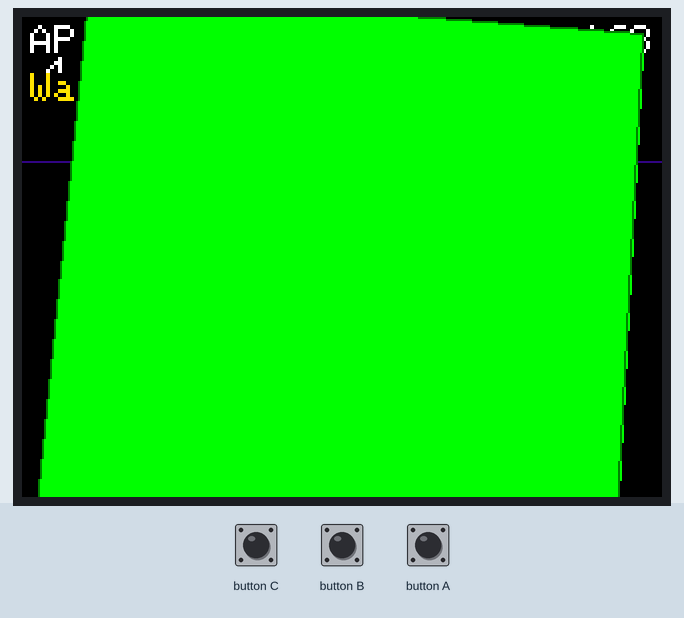
This program was run on a simulated ESP32. Parts: 320×240 colour display. Inputs (shaded band) come from the test bench. What the program prints to the serial monitor is not drawn.

Above: at 1.6 s.
1.7 s: button C pressed for 0.25 s
4.9 s: button B pressed for 0.25 s
At 7.36 s:
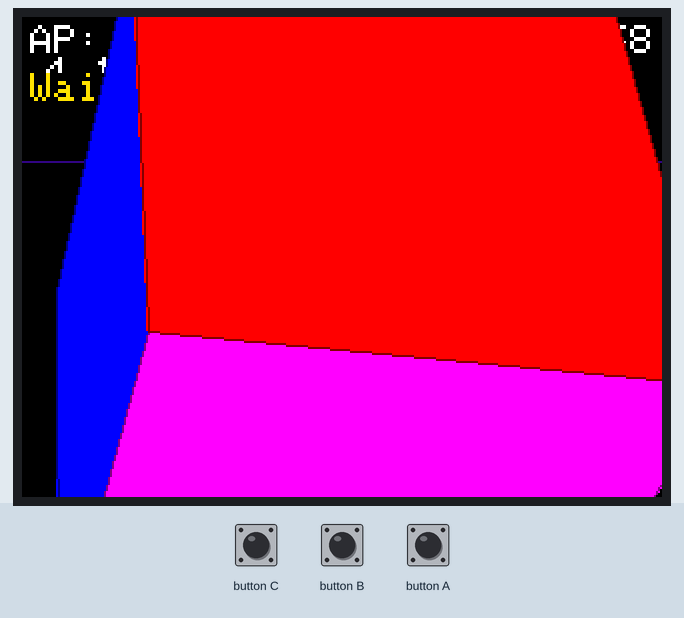
8.1 s: button A pressed for 0.25 s
At 10.59 s:
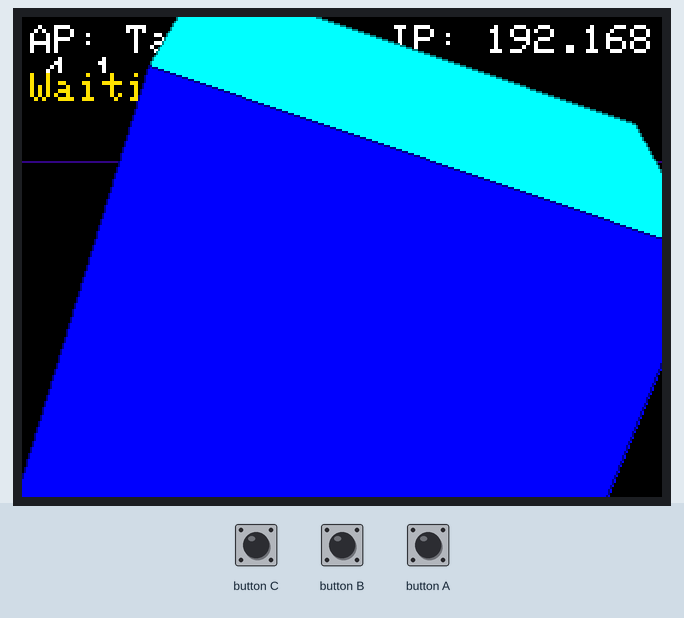
14.3 s: button C pressed for 1 s
18.3 s: button B pressed for 1 s
At 25.35 s:
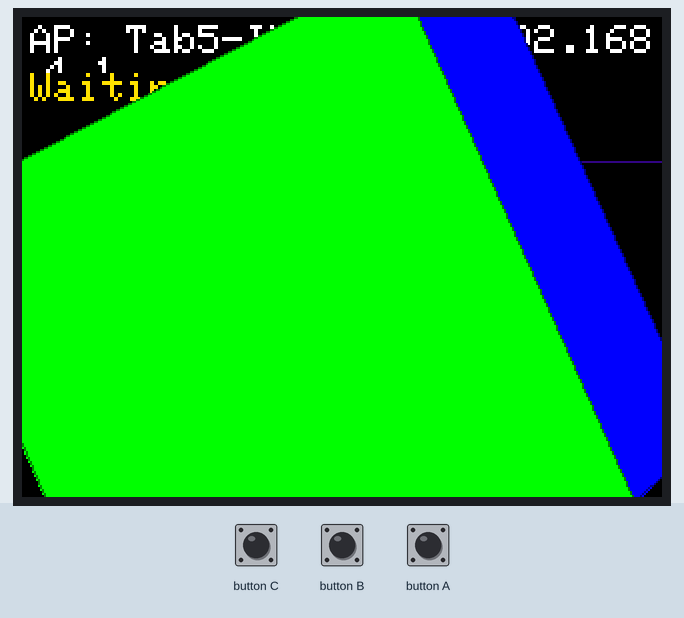

The program:

main.cpp
```cpp
#include <M5Unified.h>
#include <WiFi.h>
#include <WiFiUDP.h>
#include <cmath>
#include <algorithm>
#include "packet.h"

namespace {

// ── WiFi / UDP ────────────────────────────────────────────────────────────
constexpr int kSdioClk=12, kSdioCmd=13;
constexpr int kSdioD0=11, kSdioD1=10, kSdioD2=9, kSdioD3=8, kSdioRst=15;
constexpr const char* kApSsid = "Tab5-IMU";
constexpr const char* kApPass = "12345678";

WiFiUDP   g_udp;
ImuPacket g_latest{};
bool      g_has_data   = false;
IPAddress g_sender_ip;
uint32_t  g_rx_count   = 0;
uint32_t  g_last_rx_ms = 0;

// ── Canvas (double buffer for flicker-free rendering) ─────────────────────
M5Canvas g_canvas(&M5.Display);

// ── 3D cube geometry ─────────────────────────────────────────────────────
struct Vec3 { float x, y, z; };
struct Pt   { int   x, y;    };
struct Mat3 { float m[3][3]; };

// 重力方向(モデル座標系)。これを画面下(0,+1,0)へ向ける回転で姿勢を表現する。
// AtomS3 IMU軸: X=右 / Y=上 / Z=画面手前、平置きで az≈+1g
//   → 画面はY軸下向きなので device(x,y,z) → model(x,-y,-z) で対応付ける。
Vec3     g_grav = {0, 1, 0};  // filtered gravity in model frame
uint32_t g_last_angle_ms = 0;

// 8 vertices of a unit cube
constexpr Vec3 kVerts[8] = {
    {-1,-1,-1}, {1,-1,-1}, {1,1,-1}, {-1,1,-1},  // back face  0-3
    {-1,-1, 1}, {1,-1, 1}, {1,1, 1}, {-1,1, 1},  // front face 4-7
};

struct FaceDef { int v[4]; uint32_t color; };

// Vertex indices in CCW winding order (viewed from outside)
// 顔色: 红 绿 黄 蓝 青 品
// ※ 色は必ず RGB888 (0xRRGGBB) で指定する。M5GFX(LovyanGFX)の TFT_* マクロは
//    RGB565値だが int 型で、描画関数が uint32_t を RGB888 解釈するため
//    緑→青・赤→緑のように化ける。888で書けば正しく出る。
constexpr FaceDef kFaces[6] = {
    {{4,5,6,7}, 0xFF0000},  // +Z  front   红
    {{1,0,3,2}, 0x00FF00},  // -Z  back    绿
    {{1,2,6,5}, 0xFFFF00},  // +X  right   黄
    {{0,4,7,3}, 0x0000FF},  // -X  left    蓝
    {{3,7,6,2}, 0x00FFFF},  // +Y  top     青(cyan)
    {{0,1,5,4}, 0xFF00FF},  // -Y  bottom  品(magenta)
};

// Slightly darkened versions for edge outlines
constexpr uint32_t kEdgeColors[6] = {
    0x800000, 0x008000, 0x808000, 0x000080, 0x008080, 0x800080,
};

// ── 3D math ──────────────────────────────────────────────────────────────
Vec3 mul(const Mat3& R, const Vec3& p) {
    return { R.m[0][0]*p.x + R.m[0][1]*p.y + R.m[0][2]*p.z,
             R.m[1][0]*p.x + R.m[1][1]*p.y + R.m[1][2]*p.z,
             R.m[2][0]*p.x + R.m[2][1]*p.y + R.m[2][2]*p.z };
}

// 単位ベクトル a を b へ最短回転で重ねる行列 (Rodrigues)。
// これで「重力方向(a)を画面下(b)へ向ける」回転が一意に決まる(ヨーは出ない)。
Mat3 rotAtoB(const Vec3& a, const Vec3& b) {
    const Vec3 v = { a.y*b.z - a.z*b.y,
                     a.z*b.x - a.x*b.z,
                     a.x*b.y - a.y*b.x };           // a × b
    const float c = a.x*b.x + a.y*b.y + a.z*b.z;    // a · b

    if (c > 0.999999f) {                            // ほぼ同方向 → 恒等
        return {{ {1,0,0},{0,1,0},{0,0,1} }};
    }
    if (c < -0.999999f) {                           // ほぼ逆方向 → 180°回転
        return {{ {-1,0,0},{0,-1,0},{0,0,1} }};
    }
    const float k = 1.0f / (1.0f + c);
    return {{
        { 1 + k*(-(v.z*v.z + v.y*v.y)),     -v.z + k*(v.x*v.y),        v.y + k*(v.x*v.z) },
        {  v.z + k*(v.x*v.y),            1 + k*(-(v.z*v.z + v.x*v.x)), -v.x + k*(v.y*v.z) },
        { -v.y + k*(v.x*v.z),               v.x + k*(v.y*v.z),     1 + k*(-(v.y*v.y + v.x*v.x)) },
    }};
}

// Perspective projection
// fov: field-of-view scale, cd: camera distance (z offset)
Pt project(const Vec3& v, int cx, int cy, float fov, float cd) {
    float d = v.z + cd;
    float s = fov / d;
    return {cx + (int)(v.x * s), cy + (int)(v.y * s)};
}

// ── WiFi init ─────────────────────────────────────────────────────────────
void initWifi() {
    WiFi.setPins(kSdioClk, kSdioCmd, kSdioD0, kSdioD1, kSdioD2, kSdioD3, kSdioRst);
    WiFi.mode(WIFI_AP);
    WiFi.softAP(kApSsid, kApPass);
    g_udp.begin(kUdpPort);
    Serial.printf("SoftAP: %s  IP: %s  UDP:%u\n",
                  kApSsid, WiFi.softAPIP().toString().c_str(), kUdpPort);
}

// ── UDP poll ──────────────────────────────────────────────────────────────
void pollUdp() {
    int sz = g_udp.parsePacket();
    if (sz != (int)sizeof(ImuPacket)) return;

    ImuPacket p;
    g_udp.read(reinterpret_cast<uint8_t*>(&p), sizeof(p));
    if (p.magic != kPacketMagic) return;

    g_latest     = p;
    g_sender_ip  = g_udp.remoteIP();
    g_rx_count++;
    g_last_rx_ms = millis();
    g_has_data   = true;
}

// ── Gravity update from accelerometer ─────────────────────────────────────
// accel の重力ベクトルをモデル座標系へ写し、低域通過フィルタで平滑化する。
// device(x,y,z) → model(x,-y,-z) : 画面Y軸が下向きなので Y/Z を反転。
// これで実機を傾けた向きと画面の立方体の向きが一致する。
// yaw は accel では不定 → このベクトル法では原理的に発生しない。
// データなし時は重力をゆっくり回して「生きている」表示にする。
void updateAnglesFromAccel() {
    g_last_angle_ms = millis();

    Vec3 target;
    if (g_has_data) {
        target = { g_latest.accel_x, -g_latest.accel_y, -g_latest.accel_z };
    } else {
        const float t = millis() * 0.0006f;
        target = { 0.5f * sinf(t), cosf(t * 0.7f), 0.5f * cosf(t) };
    }

    const float n = sqrtf(target.x*target.x + target.y*target.y + target.z*target.z);
    if (n < 1e-4f) return;                 // 自由落下/無重力相当 → 直前姿勢を保持
    target.x /= n; target.y /= n; target.z /= n;

    constexpr float kAlpha = 0.15f;        // 素早め追従
    g_grav.x += (target.x - g_grav.x) * kAlpha;
    g_grav.y += (target.y - g_grav.y) * kAlpha;
    g_grav.z += (target.z - g_grav.z) * kAlpha;

    const float gn = sqrtf(g_grav.x*g_grav.x + g_grav.y*g_grav.y + g_grav.z*g_grav.z);
    if (gn > 1e-4f) { g_grav.x /= gn; g_grav.y /= gn; g_grav.z /= gn; }
}

// ── Draw 3D cube ──────────────────────────────────────────────────────────
void drawCube(int cx, int cy) {
    constexpr float kFov = 1000.0f;  // perspective scale
    constexpr float kCd  = 8.0f;     // camera distance (z offset)
    // ※ cd を立方体の半径(√3≈1.73)に対して十分大きく取り、遠近の歪みを抑える。

    // 重力ベクトルを画面下(0,+1,0)へ向ける回転で姿勢行列を作る
    const Mat3 R = rotAtoB(g_grav, Vec3{0.0f, 1.0f, 0.0f});

    // Transform all 8 vertices
    Vec3 tv[8];
    for (int i = 0; i < 8; i++) {
        tv[i] = mul(R, kVerts[i]);
    }

    // Compute avg Z for each face (painter's algorithm sort key)
    float avg_z[6];
    for (int f = 0; f < 6; f++) {
        avg_z[f] = (tv[kFaces[f].v[0]].z + tv[kFaces[f].v[1]].z
                  + tv[kFaces[f].v[2]].z + tv[kFaces[f].v[3]].z) * 0.25f;
    }

    // Sort face indices back-to-front.
    // カメラは z=-kCd にあり +z が遠方。遠い面(z大)から先に描く。
    int order[6] = {0,1,2,3,4,5};
    std::sort(order, order+6, [&](int a, int b){ return avg_z[a] > avg_z[b]; });

    for (int fi = 0; fi < 6; fi++) {
        const int f = order[fi];

        // Project 4 vertices to screen
        Pt p[4];
        for (int k = 0; k < 4; k++) {
            p[k] = project(tv[kFaces[f].v[k]], cx, cy, kFov, kCd);
        }

        // Back-face culling は「透視投影後の画面座標」の符号付き面積で判定する。
        // 正射影の法線(tv)で判定すると遠近とズレ、シルエット際で
        // 表面が欠けて穴(透明)になったり裏面が漏れて見えたりする。
        // 画面Y軸は下向きなので、表向き(CW)の面は符号付き面積が負になる。
        long area2 = 0;
        for (int k = 0; k < 4; k++) {
            const int k2 = (k + 1) & 3;
            area2 += (long)p[k].x * p[k2].y - (long)p[k2].x * p[k].y;
        }
        if (area2 >= 0) continue;  // back face → skip

        // Fill quad as 2 triangles
        const uint32_t col = kFaces[f].color;
        g_canvas.fillTriangle(p[0].x,p[0].y, p[1].x,p[1].y, p[2].x,p[2].y, col);
        g_canvas.fillTriangle(p[0].x,p[0].y, p[2].x,p[2].y, p[3].x,p[3].y, col);

        // Quad outline (dark edge)
        const uint32_t ec = kEdgeColors[f];
        for (int k = 0; k < 4; k++) {
            const int k2 = (k + 1) & 3;
            g_canvas.drawLine(p[k].x,p[k].y, p[k2].x,p[k2].y, ec);
        }
    }
}

// ── Draw status bar ───────────────────────────────────────────────────────
void drawStatus() {
    const int W = g_canvas.width();
    const bool linked = g_has_data && (millis() - g_last_rx_ms < 2000);

    // Line 1: AP info
    g_canvas.setTextSize(2);
    g_canvas.setTextColor(0x00FFFF, TFT_BLACK);  // cyan (RGB888)
    g_canvas.setCursor(4, 4);
    g_canvas.printf("AP: %s   IP: %s", kApSsid, WiFi.softAPIP().toString().c_str());

    // Line 2: link status
    g_canvas.setCursor(4, 28);
    if (linked) {
        g_canvas.setTextColor(0x00FF00, TFT_BLACK);  // green (RGB888)
        g_canvas.setTextSize(3);
        g_canvas.printf("RX: %-5lu  from: %s  seq: %-3u",
                        g_rx_count,
                        g_sender_ip.toString().c_str(),
                        g_latest.seq);
    } else if (g_has_data) {
        g_canvas.setTextColor(0xFF0000, TFT_BLACK);  // red (RGB888)
        g_canvas.printf("LINK LOST  last: %lums ago", millis() - g_last_rx_ms);
    } else {
        g_canvas.setTextColor(0xFFFF00, TFT_BLACK);  // yellow (RGB888)
        g_canvas.print("Waiting for AtomS3...");
    }

    // Line 3: raw IMU values (small text)
    if (g_has_data) {
        g_canvas.setTextSize(1);
        g_canvas.setTextColor(0x808080, TFT_BLACK);  // grey (RGB888)
        g_canvas.setCursor(4, 56);
        g_canvas.printf("ax:%+.2f  ay:%+.2f  az:%+.2f     "
                        "gx:%+.1f  gy:%+.1f  gz:%+.1f",
                        g_latest.accel_x, g_latest.accel_y, g_latest.accel_z,
                        g_latest.gyro_x,  g_latest.gyro_y,  g_latest.gyro_z);
    }

    // Divider
    g_canvas.drawFastHLine(0, 72, W, 0x303030 /*dark grey (RGB888)*/);
}

// ── Main draw ─────────────────────────────────────────────────────────────
void drawFrame() {
    const int W  = g_canvas.width();
    const int H  = g_canvas.height();
    constexpr int kBarH = 74;

    g_canvas.fillScreen(TFT_BLACK);

    drawStatus();

    const int cube_cx = W / 2;
    const int cube_cy = kBarH + (H - kBarH) / 2;
    drawCube(cube_cx, cube_cy);

    g_canvas.pushSprite(0, 0);
}

}  // namespace

void setup() {
    auto cfg = M5.config();
    cfg.output_power = true;
    M5.begin(cfg);

    Serial.begin(115200);
    delay(300);

    // Allocate canvas (uses PSRAM on Tab5)
    const int W = M5.Display.width();
    const int H = M5.Display.height();
    if (!g_canvas.createSprite(W, H)) {
        Serial.printf("Canvas alloc failed (%dx%d). Falling back to direct draw.\n", W, H);
    } else {
        Serial.printf("Canvas: %dx%d\n", W, H);
    }

    initWifi();

    g_last_angle_ms = millis();
    Serial.println("Tab5 ready");
}

void loop() {
    M5.update();
    pollUdp();
    updateAnglesFromAccel();
    drawFrame();
}
```

packet.h
```cpp
#pragma once

#include <cstdint>

static constexpr uint8_t kPacketMagic = 0xA5;
static constexpr uint16_t kUdpPort = 1234;

#pragma pack(push, 1)
struct ImuPacket {
    uint8_t magic;
    uint8_t seq;
    float accel_x;
    float accel_y;
    float accel_z;
    float gyro_x;
    float gyro_y;
    float gyro_z;
    uint32_t uptime_ms;
};
#pragma pack(pop)

static_assert(sizeof(ImuPacket) == 30, "ImuPacket size mismatch");
```

Measured:
- what the display in image 0 shows lasts 0.5 s, from 1.1 s to 1.6 s
